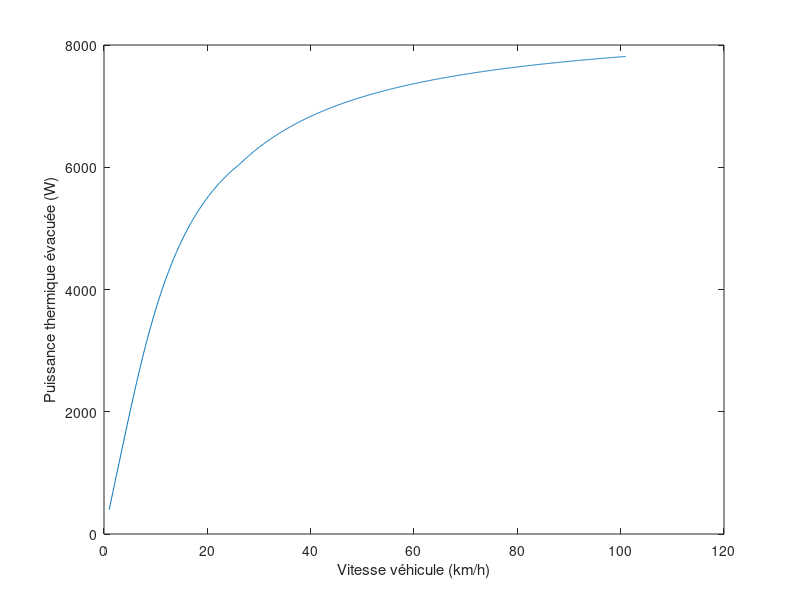
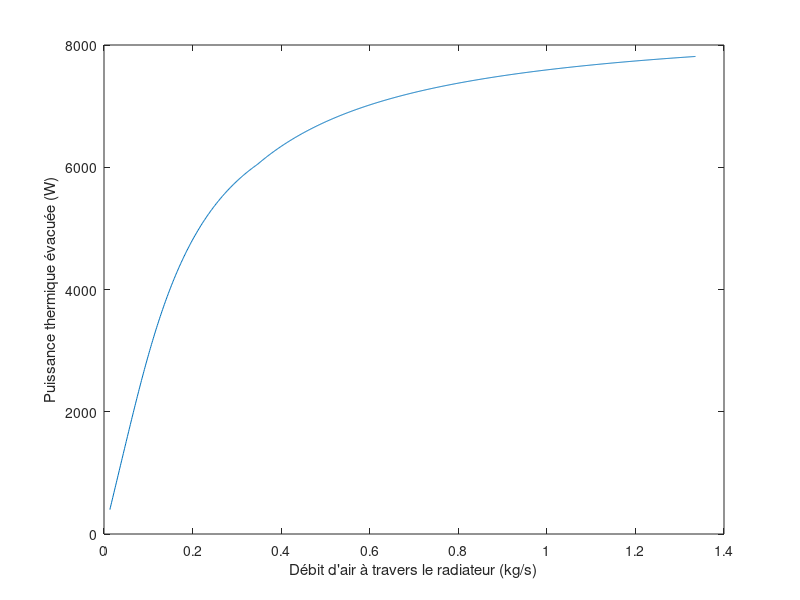

MATLAB code to generate these figures, in order:
% Auteur : PBL
% Réalisé grâce aux travaux d'Aimery Saulière et d'Arthur Accart
%% Dimensionnement du radiateur de Valkyriz (Pierre Bernal PBL)
clear all 
close all

%% Données du problème :
debit_eau = 5/60; %(L/s)
Tei = 65 + 273.15; % température de l'eau souhaitée en entrée du radiateur
Tai = 35 + 273.15; %température de l'air ambiant autour du radiateur
P =1.013*10^5; % Pression atmosphérique (Pa)

% e_ailette = 6e-4; %valeur du constructeur à récupérer, espacement entre ailette

%% Détermination puissance à évacuer :

Pu_batterie = 48000; %W
Pu_batterie_max = 80000; %W fixé par le règlement
r_mot = 0.92; % rendement moteur EMRAX 228 dans le pire des cas
r_cont = 0.97; % rendement contrôleur type BAMOCAR D3
r_syst = r_mot*r_cont;
Pth = Pu_batterie*(1-r_syst)
Pth_max = Pu_batterie_max*(1-r_syst)

%% Coefficient thermiques convectifs de l'air et l'eau

%valable entre 100K et 1600K
T = Tai;
lambda1=1.5207*10^(-11)*T^3-4.857*10^(-8)*T^2+1.0184*10^(-4)*T-3.9333*10^(-4); % conductivité thermique de l'air
mu1=8.8848*10^(-15)*T^3-3.2398*10^(-11)*T^2+6.2657*10^(-8)*T+2.3543*10^(-6); % viscosité dynamique
Cp1=1.9327*10^(-10)*T^4-7.9999*10^(-7)*T^3+1.1407*10^(-3)*T^2-4.4890*10^(-1)*T+1.0575*10^3; % capacité calorifique massique de l'air (J/kg/K)

R=8.314; % constante des gaz parfaits (J/K/mol)

M=10^(-3)*(4/5*2*14+1/5*2*16); %masse molaire de l'air (kg/mol)

rho1=M*P/(R*T); % masse volumique de l'air

nu1=mu1/rho1; % viscosité cinématique de l'air

v1=30/3.6; % vitesse moyenne supposée de Valkyriz à l'endurance (m/s)

d1=0.0015; %longueur caractéristique de l'écoulement d'air (distance entre deux tuyaux d'eau) (DONNÉE À RÉCUPÉRER CHEZ CONSTRUCTEUR)

Re1=d1*v1/nu1;  %nombre de Renolds dans l'air passant dans le radiateur
Pr1=mu1*Cp1/lambda1; % nombre de Prandt dans l'air passant dans le radiateur
Nu1=0.036*Pr1^(1/3)*Re1^(4/5); % nombre de Nusselt
h1=lambda1*Nu1/d1 % coefficient de Newton entre l'air atmosphérique et le radiateur



rho2=1000; % masse volumique de l'eau (kg/m^3)
lambda2=(0.6071-.06)/(298-293)*(T-293)+.06; % conductivité thermique de l'eau
Cp2 = 4185; % capacité thermique massique de l'eau (J/kg/K)
mu2=8.52*10^(-4); % viscosite dynamique de l'eau (kg.m/s)

e=0.040;% épaisseur du faisceau (A RÉCUPERER CHEZ CONSTRUCTEUR)
ee=0.001; % largeur du faisceau (A RÉCUPERER CHEZ CONSTRUCTEUR)
L=0.190; % longueur du faisceau relié à la hauteur ou largeur du radiateur en fonction de si c'est un cross-flow ou down-flow (A DÉCIDER)
H=0.220; % 3ème dimension du radiateur (À DÉCIDER)
n = 120; %nombre de faisceau par m (A RÉCUPERER)

d2=ee; % longueur caractéristique de l'écoulement d'eau dans le radiateur

D2=debit_eau/rho2; % débit volumique souhaité en eau (m^3/s)

v2=D2/((n*L)*L*e*ee); % vitesse de l'eau dans le faisceaux du radiateur ; n*L est un terme estimant le nombre de faisceau présent dans le radiateur (DÉDUITE DES DONNÉES CONSTRUCTEUR)

nu2=mu2/rho2; %viscosité cinématique de l'eau

Re2=d2*v2/nu2; %nombre de Renolds
Pr2=mu2*Cp2/lambda2; % nombre de Prandt dans l'eau passant dans le radiateur
Nu2=0.036*Pr2^(1/3)*Re2^(4/5); % nombre de Nusselt dans l'eau passant dans le radiateur

h2=lambda2*Nu2/d2 % coefficient de Newton entre le radiateur et l'eau de refroidissement

% h2 >> h1 donc on peut supposer que l'alu du radiateur est à la
% température de l'eau

mean_v = [1 : 0.1 : 101]/3.6; %vecteur vitesse du véhicule
m_air = rho1*L*H.*mean_v; %kg/s vecteur débit d'air à travers le radiateur 
vect_surface = [0 : 0.4 : 8]; %m2 vecteur surface équivalente d'échange thermique = environ surface de toutes les ailettes
%% Obtention courbe Pth = f(débit_air) pour une dimension de radiateur DONNÉE :
l = e; %epaisseur
e_ailette = 6e-4; %espacement entre ailettes
n_ailette = H/e_ailette; % estimation du nombre d'ailette entre 2 faisceau
e_faisceau = 1/n-ee; %espacement entre 2 faisceau 


Aeq = 2*(e_faisceau+e_ailette)*l*(n_ailette-1)*(n*L-1); % surface équivalente d'échange thermique en m2

q = [];
C_eau = debit_eau*Cp2;
 for i = m_air
     
     C_air = i*Cp1;
     Cmin = min(C_air,C_eau);
     Cmax = max(C_air,C_eau);
     Cr = Cmin/Cmax;
 
     U = 1/(1/h1 + 1/h2);
     NTU = U*Aeq/Cmin;
     eps = 1-exp((1/Cr)*(NTU)^0.22*(exp(-Cr*(NTU)^0.78)-1));
     qmax = Cmin*(Tei-Tai);
 
     q = [q eps*qmax];
 end
 
 figure,
 plot(mean_v*3.6,q)
 xlabel("Vitesse véhicule (km/h)")
 ylabel("Puissance thermique évacuée (W)")
 
figure,
plot(m_air,q)
xlabel("Débit d'air à travers le radiateur (kg/s)")
ylabel("Puissance thermique évacuée (W)")


%% Tracé courbe 3D Pth = f(débit_air, surface_équivalente) :

% [X,Y] = meshgrid(vect_surface,m_air);
% MC_air = Cp1*Y;
% MCmin = min(MC_air,Cp2*debit_eau);
% MCmax = max(MC_air,Cp2*debit_eau);
% MCr = MCmin./MCmax;
% U = 1/(1/h1 + 1/h2);
% MNTU = U*X./MCmin;
% Meps = 1-exp((1./MCr).*(MNTU).^0.22.*(exp(-MCr.*(MNTU).^0.78)-1));
% Mqmax = (Tei-Tai)*MCmin;
% Q = Meps.*Mqmax;
% 
% s = surf(X,Y,Q);
% s.FaceColor = 'flat';
% xlabel("Surface équivalente (m2)");ylabel("Débit d'air (kg/s)");zlabel("Puissance thermique dissipée dans le radiateur (W)");
% colorbar

% Il faut ensuite remonter à partir de la surface équivalente à des
% dimensions hauteur x largeur x épaisseur (A FAIRE EN V0.2)

%% DIMENSIONNEMENT VASES D'EXPANSIONS (A FAIRE EN V.1)

% lambda=2.6*10^(-4); %coefficient de dilatation thermique de l'eau (SI)
% 
% Tmin=0; %température minimale de l'eau du circuit de refroidissement
% 
% Tmax=130; %température maximale de l'eau du circuit de refroidissement
% 
% V0=; %volume initial du circuit de refroidissement (en litres)
% 
% DV=V0*lambda*(Tmax-Tmin)*10^(-3) % variation de volume de l'eau contenue dans le circuit de refroidissement (en m^3)
% 
% k=2; %coefficient de sécurité
% 
% V=k*DV*10^6; % volume du vase d'expansion (cm3)
% 
% hh= % hauteur du vase d'expansion (en cm)
% 
% d=2*sqrt(V/(pi*hh)) %diamètre de la base du vase d'expansion (en cm)


